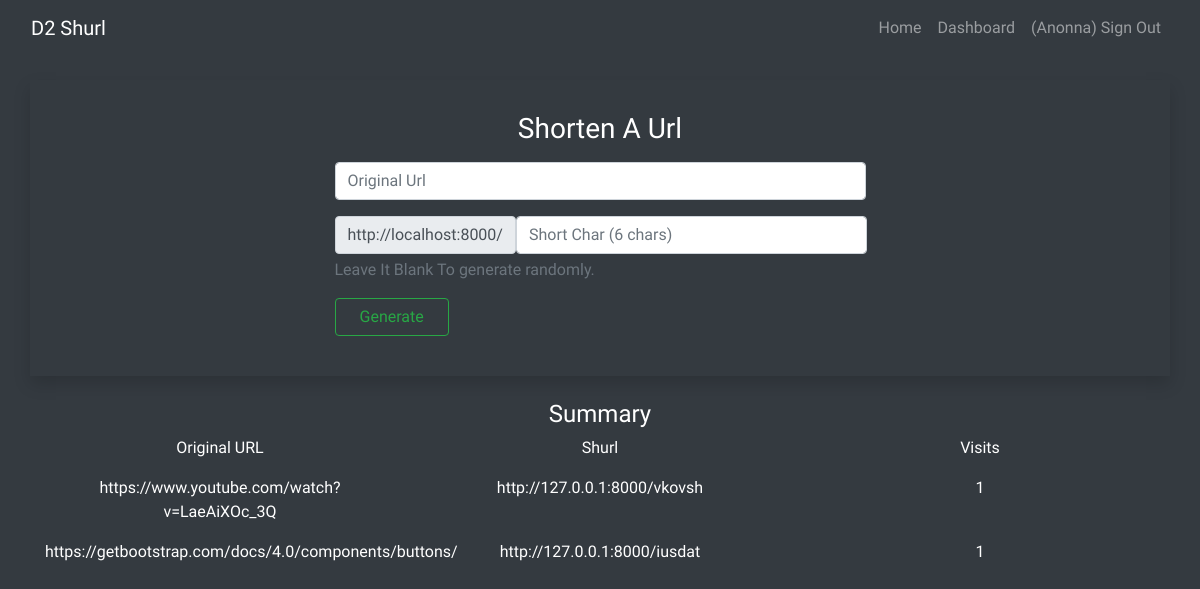
Before: /dashboard/ (signed in) with the older database file.
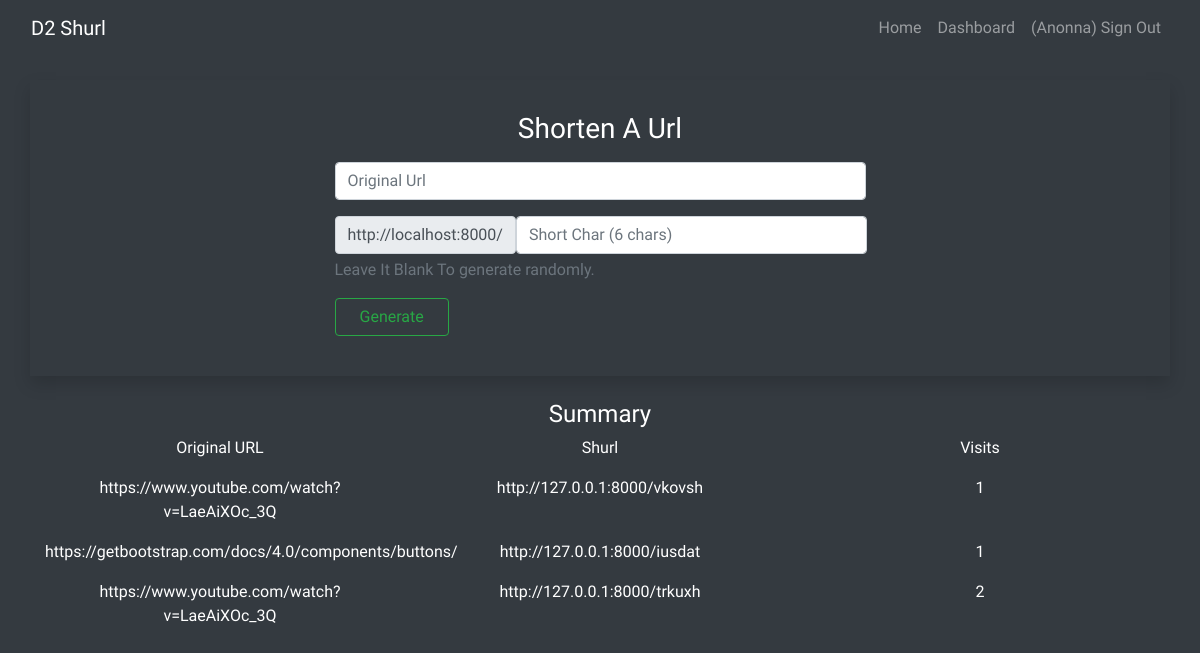
After: the same page with the newer database file.
### urlhandler/models.py (models this page shows)
class ShortUrl(models.Model):
    original_url = models.URLField(blank=False)
    short_query = models.CharField(blank=False, max_length=8)
    visits = models.IntegerField(default=0)
    user = models.ForeignKey(User, on_delete=models.CASCADE)

### urlhandler/views.py (the view)
# urls.py: path('dashboard/', dashboard, name='dashboard'),
@login_required(login_url='/signin/')
def dashboard(request):
    user = request.user
    url = ShortUrl.objects.filter(user=user)
    return render(request, 'dashboard.html', {'url': url})

### templates/dashboard.html (shortened to what this page needs)
{% extends 'nav.html' %}
{% block content %}
<div class="container shadow p-4">
  <div class="row">
    <div class="col-12 text-center py-2">
      <h3>Shorten A Url</h3>
    </div>
    <div class="col-10 col-sm-10 col-md-6 mx-auto">
      <form action="{% url 'generate' %}" method="POST">
        <div class="form-group">
          <input type="url" name="original" class="form-control" placeholder="Original Url">
        </div>
        <div class="form-group">
          <div class="input-group-prepend">
            <div class="input-group-text">http://localhost:8000/</div>
            <input type="text" name="short" class="form-control" placeholder="Short Char (6 chars)" maxlength="6" id="short">
          </div>
          <p id="shorthelp" class="form-text text-muted">Leave It Blank To generate randomly.</p>
        </div>
        <div class="form-group">
          <input type="submit" class="btn btn-outline-success px-4" value="Generate">
        </div>
      </form>
    </div>
  </div>
</div>
<div class="container my-4">
  <div class="row">
    <div class="col-12 text-center">
      <h4>Summary</h4>
    </div>
  </div>
  <div class="row text-center">
    <div class="col-md-4">
      <p>Original URL</p>
    </div>
    <div class="col-md-4">
      <p>Shurl</p>
    </div>
    <div class="col-md-4">
      <p>Visits</p>
    </div>
  </div>
  {% for i in url %}
  <div class="row text-center">
    <div class="col-md-4">
      <p>{{i.original_url}}</p>
    </div>
    <div class="col-md-4">
      <p>http://127.0.0.1:8000/{{i.short_query}}</p>
    </div>
    <div class="col-md-4">
      <p>{{i.visits}}</p>
    </div>
  </div>
  {% endfor %}
</div>
</body>
</html>
{% endblock %}

### templates/nav.html (shortened to what this page needs)
<!DOCTYPE html>
{% load static %}
<html lang="en">
<head>
  <link rel="stylesheet" href="https://cdn.jsdelivr.net/npm/bootstrap@4.6.0/dist/css/bootstrap.min.css">
</head>
<body>
    <nav class="navbar navbar-expand-lg navbar-dark bg-dark mg-auto">
      <div class="container-fluid">
        <div class="navbar-header">
          <a class="navbar-brand mx-auto" href="{% url 'home' %}">D2 Shurl</a>
        </div>
        <div class="collapse navbar-collapse" id="navbarNavDropdown">
          <ul class="navbar-nav ml-auto">
            <li class="nav-item">
              <a class="nav-link" href="{% url 'home' %}">Home</a>
            </li>
            {% if user.is_authenticated %}
          <li class="nav-item">
              <a class="nav-link" href="{% url 'dashboard' %}">Dashboard</a>
            </li>
            <li class="nav-item">
              <a class="nav-link" href="{% url 'signout' %}">({{user.username}}) Sign Out</a>
            </li>
            {% endif %}
          </ul>
        </div>
      </div>
    </nav>
    <br>
  {% block content %} {% endblock %}

### templates/nav.html (style rules this page uses)
body { font-family: 'Baloo Thambi 2', cursive; background-color: #343A40; color: white; }

Changed rows visible on the page:
added ShortUrl: original_url "https://www.youtube.com/watch?v=LaeAiXOc_3Q", short_query "trkuxh", visits "2"
